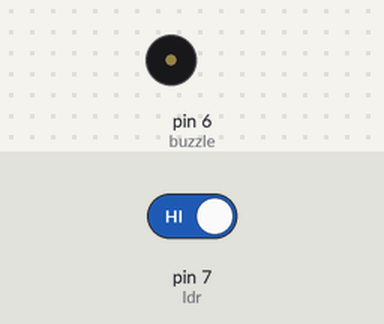
The sketch below on a simulated Arduino Uno, built with avr-gcc and run on an emulated ATmega328P. On the bench: buzzer (waves = sounding, pin HIGH). The test bench sets the inputs (shaded band); at power-on: pin 7 (ldr) HIGH.

Above: at 2.8 s.
2.9 s: pin 7 (ldr) driven LOW
At 4.2 s:
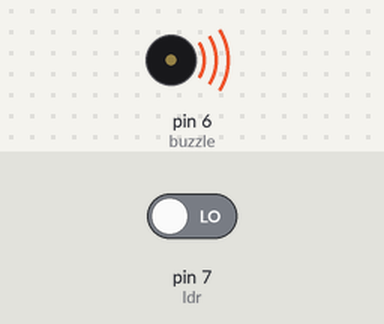
4.5 s: pin 7 (ldr) driven HIGH
At 5.8 s:
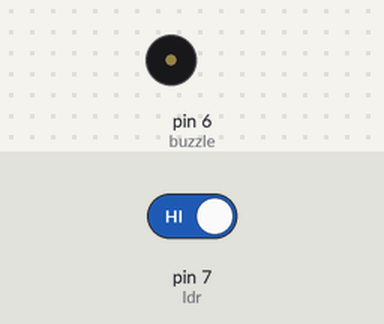
Timing chart, 0 to 7.5 s (numbered marks = the images above; inputs shaded):
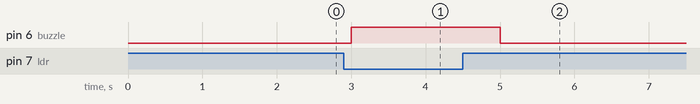

The sketch:

Ldr_Semsor.ino
```cpp
int ldr = 7;
int buzzle = 6;


void setup() {
  // put your setup code here, to run once:
pinMode(ldr, INPUT);
pinMode(buzzle, OUTPUT);

}

void loop() {
  // put your main code here, to run repeatedly:
int data = digitalRead(ldr);
Serial.println(data);
if (data == 0)
{
  digitalWrite(buzzle,HIGH);
  delay(1000);
}
else{
   digitalWrite(buzzle,LOW);
  delay(1000);

}
}
```

Measured:
- after the input at 2.9 s, pin 6 (buzzle): LOW → HIGH after 0.10 s
- after the input at 4.5 s, pin 6 (buzzle): HIGH → LOW after 0.50 s
